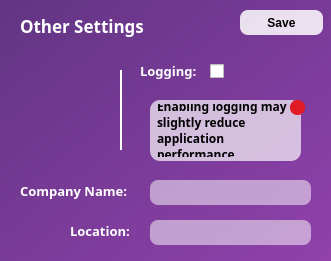
                  <widget class="QFrame" name="frame_7">
                   <property name="minimumSize">
                    <size>
                     <width>331</width>
                     <height>261</height>
                    </size>
                   </property>
                   <property name="maximumSize">
                    <size>
                     <width>331</width>
                     <height>261</height>
                    </size>
                   </property>
                   <property name="styleSheet">
                    <string notr="true">QFrame {
	background: qlineargradient(spread:pad, x1:0, y1:0, x2:1, y2:1, stop:0 rgba(97, 53, 131, 255), stop:1 rgba(145, 65, 172, 255));
	border-radius: 12px;
}</string>
                   </property>
                   <property name="frameShape">
                    <enum>QFrame::StyledPanel</enum>
                   </property>
                   <property name="frameShadow">
                    <enum>QFrame::Raised</enum>
                   </property>
                   <widget class="QLabel" name="label_21">
                    <property name="geometry">
                     <rect>
                      <x>20</x>
                      <y>0</y>
                      <width>191</width>
                      <height>51</height>
                     </rect>
                    </property>
                    <property name="font">
                     <font>
                      <family>Sans Serif</family>
                      <pointsize>13</pointsize>
                      <weight>75</weight>
                      <italic>false</italic>
                      <bold>true</bold>
                      <strikeout>false</strikeout>
                      <kerning>true</kerning>
                     </font>
                    </property>
                    <property name="styleSheet">
                     <string notr="true">QLabel {
	text-align: center;
	background: transparent;
	color: white;
}</string>
                    </property>
                    <property name="text">
                     <string>Other Settings</string>
                    </property>
                    <property name="textFormat">
                     <enum>Qt::PlainText</enum>
                    </property>
                   </widget>
                   <widget class="QLabel" name="label_22">
                    <property name="geometry">
                     <rect>
                      <x>20</x>
                      <y>180</y>
                      <width>121</width>
                      <height>21</height>
                     </rect>
                    </property>
                    <property name="font">
                     <font>
                      <family>Sans Serif</family>
                      <pointsize>10</pointsize>
                      <weight>75</weight>
                      <italic>false</italic>
                      <bold>true</bold>
                      <strikeout>false</strikeout>
                      <kerning>true</kerning>
                     </font>
                    </property>
                    <property name="styleSheet">
                     <string notr="true">QLabel {
	text-align: center;
	background: transparent;
	color: white;
}</string>
                    </property>
                    <property name="text">
                     <string>Company Name:</string>
                    </property>
                    <property name="textFormat">
                     <enum>Qt::PlainText</enum>
                    </property>
                   </widget>
                   <widget class="QLineEdit" name="et_companyName">
                    <property name="geometry">
                     <rect>
                      <x>150</x>
                      <y>180</y>
                      <width>161</width>
                      <height>25</height>
                     </rect>
                    </property>
                    <property name="font">
                     <font>
                      <family>Roboto Slab</family>
                      <weight>75</weight>
                      <bold>true</bold>
                     </font>
                    </property>
                    <property name="styleSheet">
                     <string notr="true">QLineEdit {
	background: rgba(255, 255, 255, 130);
	border-radius: 8px;
	padding: 5px;
}</string>
                    </property>
                   </widget>
                   <widget class="QLineEdit" name="et_location">
                    <property name="geometry">
                     <rect>
                      <x>150</x>
                      <y>220</y>
                      <width>161</width>
                      <height>25</height>
                     </rect>
                    </property>
                    <property name="font">
                     <font>
                      <family>Roboto Slab</family>
                      <weight>75</weight>
                      <bold>true</bold>
                     </font>
                    </property>
                    <property name="styleSheet">
                     <string notr="true">QLineEdit {
	background: rgba(255, 255, 255, 130);
	border-radius: 8px;
	padding: 5px;
}</string>
                    </property>
                   </widget>
                   <widget class="QLabel" name="label_23">
                    <property name="geometry">
                     <rect>
                      <x>70</x>
                      <y>220</y>
                      <width>81</width>
                      <height>21</height>
                     </rect>
                    </property>
                    <property name="font">
                     <font>
                      <family>Sans Serif</family>
                      <pointsize>10</pointsize>
                      <weight>75</weight>
                      <italic>false</italic>
                      <bold>true</bold>
                      <strikeout>false</strikeout>
                      <kerning>true</kerning>
                     </font>
                    </property>
                    <property name="styleSheet">
                     <string notr="true">QLabel {
	text-align: center;
	background: transparent;
	color: white;
}</string>
                    </property>
                    <property name="text">
                     <string>Location:</string>
                    </property>
                    <property name="textFormat">
                     <enum>Qt::PlainText</enum>
                    </property>
                   </widget>
                   <widget class="QFrame" name="frame_8">
                    <property name="geometry">
                     <rect>
                      <x>120</x>
                      <y>70</y>
                      <width>2</width>
                      <height>80</height>
                     </rect>
                    </property>
                    <property name="styleSheet">
                     <string notr="true">QFrame {
	background: white;
}</string>
                    </property>
                    <property name="frameShape">
                     <enum>QFrame::StyledPanel</enum>
                    </property>
                    <property name="frameShadow">
                     <enum>QFrame::Raised</enum>
                    </property>
                   </widget>
                   <widget class="QLabel" name="lbl_iconOtherSettings">
                    <property name="geometry">
                     <rect>
                      <x>30</x>
                      <y>80</y>
                      <width>62</width>
                      <height>62</height>
                     </rect>
                    </property>
                    <property name="styleSheet">
                     <string notr="true">QLabel {
	background: transparent;
}</string>
                    </property>
                    <property name="pixmap">
                     <pixmap>../../.designer/backup/Downloads/settings.png</pixmap>
                    </property>
                    <property name="scaledContents">
                     <bool>true</bool>
                    </property>
                   </widget>
                   <widget class="QPushButton" name="btn_saveOtherSettings">
                    <property name="geometry">
                     <rect>
                      <x>240</x>
                      <y>10</y>
                      <width>83</width>
                      <height>25</height>
                     </rect>
                    </property>
                    <property name="cursor">
                     <cursorShape>PointingHandCursor</cursorShape>
                    </property>
                    <property name="styleSheet">
                     <string notr="true">QPushButton {
	background: rgba(255, 255, 255, 215);
	border-radius: 8px;
	font-weight: bold;
}</string>
                    </property>
                    <property name="text">
                     <string>Save</string>
                    </property>
                   </widget>
                   <widget class="QLabel" name="label_24">
                    <property name="geometry">
                     <rect>
                      <x>140</x>
                      <y>60</y>
                      <width>121</width>
                      <height>21</height>
                     </rect>
                    </property>
                    <property name="font">
                     <font>
                      <family>Sans Serif</family>
                      <pointsize>10</pointsize>
                      <weight>75</weight>
                      <italic>false</italic>
                      <bold>true</bold>
                      <strikeout>false</strikeout>
                      <kerning>true</kerning>
                     </font>
                    </property>
                    <property name="styleSheet">
                     <string notr="true">QLabel {
	text-align: center;
	background: transparent;
	color: white;
}</string>
                    </property>
                    <property name="text">
                     <string>Logging:</string>
                    </property>
                    <property name="textFormat">
                     <enum>Qt::PlainText</enum>
                    </property>
                   </widget>
                   <widget class="QLabel" name="label">
                    <property name="geometry">
                     <rect>
                      <x>150</x>
                      <y>100</y>
                      <width>151</width>
                      <height>61</height>
                     </rect>
                    </property>
                    <property name="font">
                     <font>
                      <family>Sans Serif</family>
                      <weight>75</weight>
                      <bold>true</bold>
                     </font>
                    </property>
                    <property name="acceptDrops">
                     <bool>false</bool>
                    </property>
                    <property name="styleSheet">
                     <string notr="true">QLabel {
	background: rgba(255, 255, 255, 171);
	border-radius: 10px;
	padding: 4px;
}</string>
                    </property>
                    <property name="lineWidth">
                     <number>6</number>
                    </property>
                    <property name="text">
                     <string>Enabling logging may slightly reduce application performance.</string>
                    </property>
                    <property name="wordWrap">
                     <bool>true</bool>
                    </property>
                   </widget>
                   <widget class="QFrame" name="frame_9">
                    <property name="geometry">
                     <rect>
                      <x>290</x>
                      <y>100</y>
                      <width>15</width>
                      <height>15</height>
                     </rect>
                    </property>
                    <property name="styleSheet">
                     <string notr="true">QFrame {
	background: rgb(224, 27, 36);
	border-radius: 7px;
	padding 12px;
}</string>
                    </property>
                    <property name="frameShape">
                     <enum>QFrame::StyledPanel</enum>
                    </property>
                    <property name="frameShadow">
                     <enum>QFrame::Raised</enum>
                    </property>
                   </widget>
                   <widget class="QCheckBox" name="cb_logging">
                    <property name="geometry">
                     <rect>
                      <x>210</x>
                      <y>60</y>
                      <width>16</width>
                      <height>23</height>
                     </rect>
                    </property>
                   </widget>
                  </widget>
